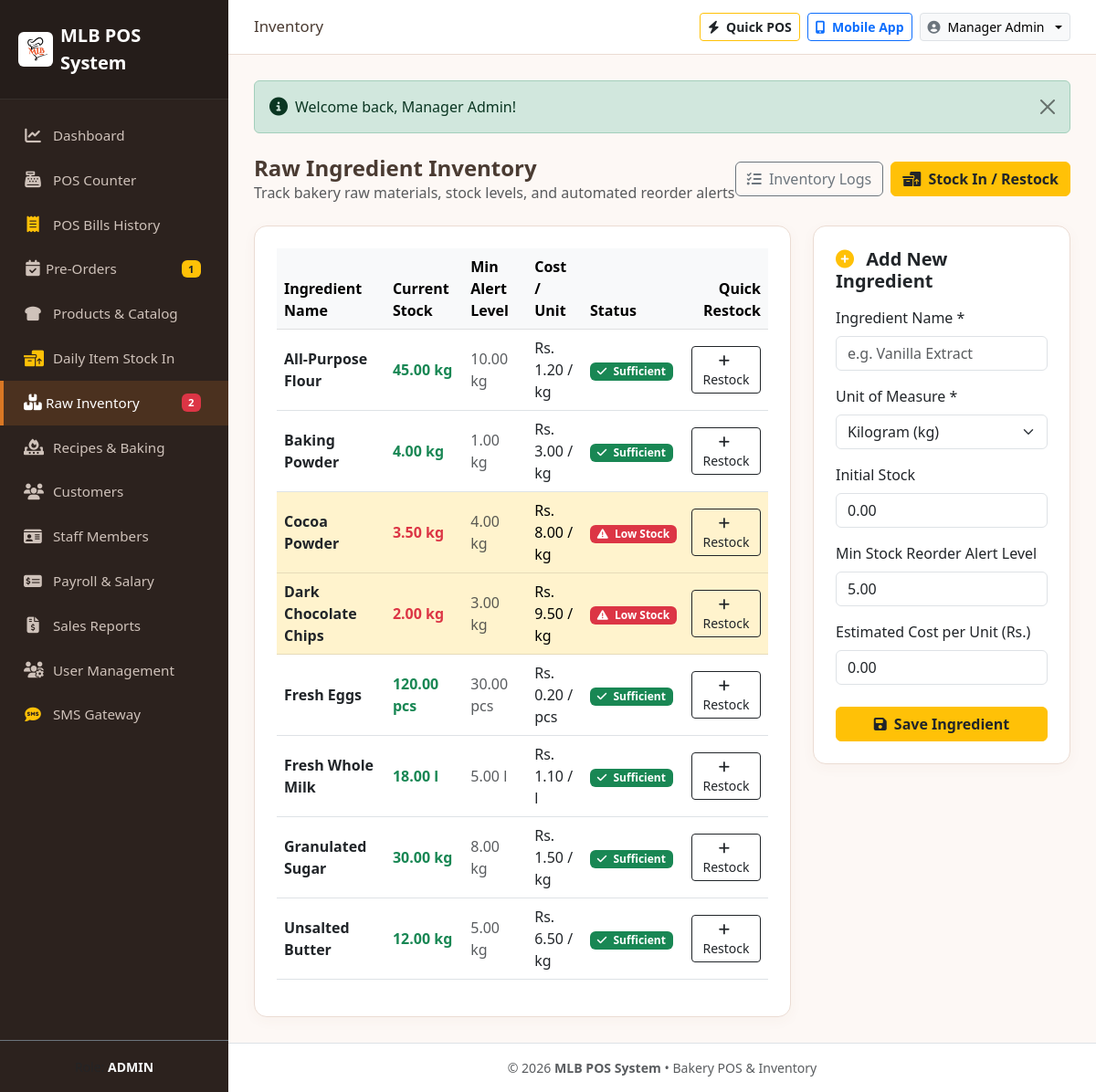
Page /modules/inventory/index.php (signed in) on the committed database.
### tables this page shows
CREATE TABLE IF NOT EXISTS `ingredients` (
  `id` INT AUTO_INCREMENT PRIMARY KEY,
  `name` VARCHAR(100) NOT NULL,
  `unit` VARCHAR(20) NOT NULL DEFAULT 'kg',
  `current_stock` DECIMAL(10,2) NOT NULL DEFAULT 0.00,
  `min_stock_alert` DECIMAL(10,2) NOT NULL DEFAULT 5.00,
  `cost_per_unit` DECIMAL(10,2) NOT NULL DEFAULT 0.00,
  `created_at` TIMESTAMP DEFAULT CURRENT_TIMESTAMP
);

### modules/inventory/index.php (the view, shortened to what this page needs)
<?php
require_once __DIR__ . '/../../includes/header.php';
$db = getDB();
$ingredients = $db->query("SELECT * FROM ingredients ORDER BY name ASC")->fetchAll();
?>
<div class="d-flex justify-content-between align-items-center mb-4">
    <div>
        <h4 class="fw-bold mb-0">Raw Ingredient Inventory</h4>
        <p class="text-muted mb-0">Track bakery raw materials, stock levels, and automated reorder alerts</p>
    </div>
    <div class="d-flex gap-2">
        <a href="<?php echo BASE_URL; ?>modules/inventory/stock_logs.php" class="btn btn-outline-secondary">
            <i class="fa-solid fa-list-check me-1"></i> Inventory Logs
        </a>
        <a href="<?php echo BASE_URL; ?>modules/inventory/stock_in.php" class="btn btn-warning text-dark fw-bold">
            <i class="fa-solid fa-boxes-packing me-1"></i> Stock In / Restock
        </a>
    </div>
</div>
<div class="row g-4">
    <div class="col-lg-8">
        <div class="card card-bakery p-4">
            <div class="table-responsive">
                <table class="table table-hover align-middle">
                    <thead class="table-light">
                        <tr>
                            <th>Ingredient Name</th>
                            <th>Current Stock</th>
                            <th>Min Alert Level</th>
                            <th>Cost / Unit</th>
                            <th>Status</th>
                            <th class="text-end">Quick Restock</th>
                        </tr>
                    </thead>
                    <tbody>
                        <?php foreach ($ingredients as $ing): ?>
                            <?php $isLow = ($ing['current_stock'] <= $ing['min_stock_alert']); ?>
                            <tr class="<?php echo $isLow ? 'table-warning' : ''; ?>">
                                <td>
                                    <strong class="text-dark"><?php echo htmlspecialchars($ing['name']); ?></strong>
                                </td>
                                <td>
                                    <strong class="fs-6 <?php echo $isLow ? 'text-danger' : 'text-success'; ?>">
                                        <?php echo number_format($ing['current_stock'], 2) . ' ' . $ing['unit']; ?>
                                    </strong>
                                </td>
                                <td><span class="text-muted"><?php echo number_format($ing['min_stock_alert'], 2) . ' ' . $ing['unit']; ?></span></td>
                                <td><?php echo formatMoney($ing['cost_per_unit']) . ' / ' . $ing['unit']; ?></td>
                                <td>
                                    <?php if ($isLow): ?>
                                        <span class="badge bg-danger"><i class="fa-solid fa-triangle-exclamation me-1"></i> Low Stock</span>
                                    <?php else: ?>
                                        <span class="badge bg-success"><i class="fa-solid fa-check me-1"></i> Sufficient</span>
                                    <?php endif; ?>
                                </td>
                                <td class="text-end">
                                    <a href="<?php echo BASE_URL; ?>modules/inventory/stock_in.php?ingredient_id=<?php echo $ing['id']; ?>" class="btn btn-sm btn-outline-dark">
                                        <i class="fa-solid fa-plus me-1"></i> Restock
                                    </a>
                                </td>
                            </tr>
                        <?php endforeach; ?>
                    </tbody>
                </table>
            </div>
        </div>
    </div>
    <div class="col-lg-4">
        <div class="card card-bakery p-4">
            <h5 class="fw-bold mb-3"><i class="fa-solid fa-plus-circle text-warning me-2"></i> Add New Ingredient</h5>
            <form method="POST" action="">
                <div class="mb-3">
                    <label class="form-label font-weight-bold">Ingredient Name *</label>
                    <input type="text" name="name" class="form-control" placeholder="e.g. Vanilla Extract" required>
                </div>
                <div class="mb-3">
                    <label class="form-label font-weight-bold">Unit of Measure *</label>
                    <select name="unit" class="form-select">
                        <option value="kg">Kilogram (kg)</option>
                    </select>
                </div>
                <div class="mb-3">
                    <label class="form-label font-weight-bold">Initial Stock</label>
                    <input type="number" step="0.01" min="0" name="current_stock" class="form-control" value="0.00">
                </div>
                <div class="mb-3">
                    <label class="form-label font-weight-bold">Min Stock Reorder Alert Level</label>
                    <input type="number" step="0.01" min="0" name="min_stock_alert" class="form-control" value="5.00">
                </div>
                <div class="mb-4">
                    <label class="form-label font-weight-bold">Estimated Cost per Unit (Rs.)</label>
                    <input type="number" step="0.01" min="0" name="cost_per_unit" class="form-control" value="0.00">
                </div>
                <button type="submit" name="add_ingredient" value="1" class="btn btn-warning text-dark fw-bold w-100">
                    <i class="fa-solid fa-save me-1"></i> Save Ingredient
                </button>
            </form>
        </div>
    </div>
</div>
<?php require_once __DIR__ . '/../../includes/footer.php'; ?>

### assets/css/style.css (style rules this page uses)
:root { --bakery-primary: #d97724; --bakery-primary-dark: #b25310; --bakery-secondary: #8c4a27; --bakery-bg: #fdf8f5; --bakery-card-bg: #ffffff; --bakery-sidebar-bg: #2c221e; --bakery-sidebar-active: #d97724; --bakery-text: #4a3b32; --bakery-muted: #8d7a6e; }
body { background-color: var(--bakery-bg); color: var(--bakery-text); font-family: 'Segoe UI', system-ui, -apple-system, sans-serif; min-height: 100vh; display: flex; flex-direction: column; }
.card-bakery { background: var(--bakery-card-bg); border: 1px solid #ebdcd3; border-radius: 14px; box-shadow: 0 4px 15px rgba(140, 74, 39, 0.04); transition: transform 0.2s ease, box-shadow 0.2s ease; }

### rows in the picture
ingredients: name "All-Purpose Flour", current_stock "45.00", unit "kg", min_stock_alert "10.00", cost_per_unit "Rs. 1.20", shows "Sufficient"
ingredients: name "Baking Powder", current_stock "4.00", unit "kg", min_stock_alert "1.00", cost_per_unit "Rs. 3.00", shows "Sufficient"
ingredients: name "Cocoa Powder", current_stock "3.50", unit "kg", min_stock_alert "4.00", cost_per_unit "Rs. 8.00", shows "Low Stock"
ingredients: name "Dark Chocolate Chips", current_stock "2.00", unit "kg", min_stock_alert "3.00", cost_per_unit "Rs. 9.50", shows "Low Stock"
ingredients: name "Fresh Eggs", current_stock "120.00", unit "pcs", min_stock_alert "30.00", cost_per_unit "Rs. 0.20", shows "Sufficient"
ingredients: name "Fresh Whole Milk", current_stock "18.00", unit "l", min_stock_alert "5.00", cost_per_unit "Rs. 1.10", shows "Sufficient"
ingredients: name "Granulated Sugar", current_stock "30.00", unit "kg", min_stock_alert "8.00", cost_per_unit "Rs. 1.50", shows "Sufficient"
ingredients: name "Unsalted Butter", current_stock "12.00", unit "kg", min_stock_alert "5.00", cost_per_unit "Rs. 6.50", shows "Sufficient"

### other values in the picture
$pendingOrdersBadge "1"
$lowStockBadge "2"
str_replace('_', ' ', getCurrentUserRole()) "ADMIN"
$currentDir "Inventory"
getCurrentUserName() "Manager Admin"
$_SESSION['flash_' . $key] "Welcome back, Manager Admin!"
